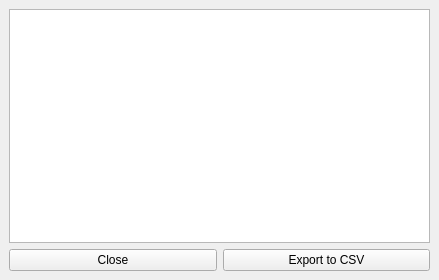
<?xml version="1.0" encoding="UTF-8"?>
<ui version="4.0">
 <class>desc_infoWindow</class>
 <widget class="QMainWindow" name="desc_infoWindow">
  <property name="windowModality">
   <enum>Qt::ApplicationModal</enum>
  </property>
  <property name="geometry">
   <rect>
    <x>0</x>
    <y>0</y>
    <width>439</width>
    <height>280</height>
   </rect>
  </property>
  <property name="windowTitle">
   <string>Describe</string>
  </property>
  <widget class="QWidget" name="centralwidget">
   <layout class="QVBoxLayout" name="verticalLayout_2">
    <item>
     <layout class="QVBoxLayout" name="verticalLayout">
      <item>
       <widget class="QTextEdit" name="txtInfo">
        <property name="readOnly">
         <bool>true</bool>
        </property>
       </widget>
      </item>
     </layout>
    </item>
    <item>
     <layout class="QHBoxLayout" name="horizontalLayout">
      <item>
       <widget class="QPushButton" name="btnClose">
        <property name="text">
         <string>Close</string>
        </property>
       </widget>
      </item>
      <item>
       <widget class="QPushButton" name="btnExport">
        <property name="text">
         <string>Export to CSV</string>
        </property>
       </widget>
      </item>
     </layout>
    </item>
   </layout>
  </widget>
 </widget>
 <resources/>
 <connections/>
</ui>
